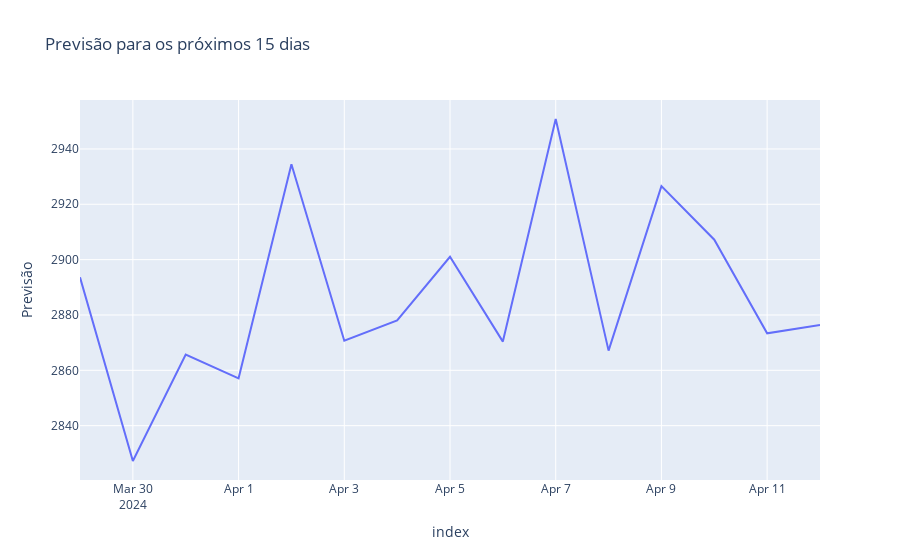

The code cell stored with this chart in its notebook:
### Markdown cell above
### Prever 15d

### Code cell
import plotly.express as px
import pandas as pd

# Suponha que 'df_filtrado', 'model' e 'scaler' já estão definidos e prontos para uso

# Preparar os dados de entrada para a previsão
look_back = 30  # O mesmo valor usado durante o treinamento do modelo
forecast_horizon = 15  # Prever os próximos 15 dias

# Utilizar os últimos 'look_back' dias como entrada
X_input = df_filtrado[-look_back:].drop(['data', 'trimestre'], axis=1)

# Escalar os dados de entrada conforme o modelo
X_input_scaled = scaler.transform(X_input)

# Reshape para o formato [1, look_back, num_features] como o modelo espera
num_features = X_input_scaled.shape[1]
X_input_scaled = X_input_scaled.reshape(1, look_back, num_features)

# Fazer a previsão com o modelo
predicted = model.predict(X_input_scaled)

# Ajustar a forma da previsão para corresponder ao número de características do scaler
predicted_repeated = np.repeat(predicted, num_features, axis=1)

# Inverter a transformação de escala
predicted_inverse = scaler.inverse_transform(predicted_repeated.reshape(-1, num_features))

# Extrair apenas a coluna de interesse da previsão
predicted_values = predicted_inverse[:, 0]

# Criar um DataFrame com a previsão
predicted_dates = pd.date_range(start=df_filtrado['data'].iloc[-1] + pd.Timedelta(days=1), periods=forecast_horizon)
predicted_df = pd.DataFrame(predicted_values, index=predicted_dates, columns=['Previsão'])

# Plotar a previsão com Plotly Express
fig = px.line(predicted_df, x=predicted_df.index, y='Previsão', title='Previsão para os próximos 15 dias')
fig.show()

### Figure 1 — Plotly figure (JSON) as saved in the notebook; plotly's stock layout.template omitted (floating-point values rounded to 4 significant figures)
{"data": [{"hovertemplate": "index=%{x}<br>Previsão=%{y}<extra></extra>", "legendgroup": "", "line": {"color": "#636efa", "dash": "solid"}, "marker": {"symbol": "circle"}, "mode": "lines", "name": "", "orientation": "v", "showlegend": false, "type": "scatter", "x": ["2024-03-29T00:00:00", "2024-03-30T00:00:00", "2024-03-31T00:00:00", "2024-04-01T00:00:00", "2024-04-02T00:00:00", "2024-04-03T00:00:00", "2024-04-04T00:00:00", "2024-04-05T00:00:00", "2024-04-06T00:00:00", "2024-04-07T00:00:00", "2024-04-08T00:00:00", "2024-04-09T00:00:00", "2024-04-10T00:00:00", "2024-04-11T00:00:00", "2024-04-12T00:00:00"], "xaxis": "x", "y": [2894.0, 2827.0, 2866.0, 2857.0, 2934.0, 2871.0, 2878.0, 2901.0, 2870.0, 2951.0, 2867.0, 2927.0, 2907.0, 2873.0, 2876.0], "yaxis": "y"}], "layout": {"legend": {"tracegroupgap": 0}, "title": {"text": "Previsão para os próximos 15 dias"}, "xaxis": {"anchor": "y", "domain": [0, 1], "title": {"text": "index"}}, "yaxis": {"anchor": "x", "domain": [0, 1], "title": {"text": "Previsão"}}}}
